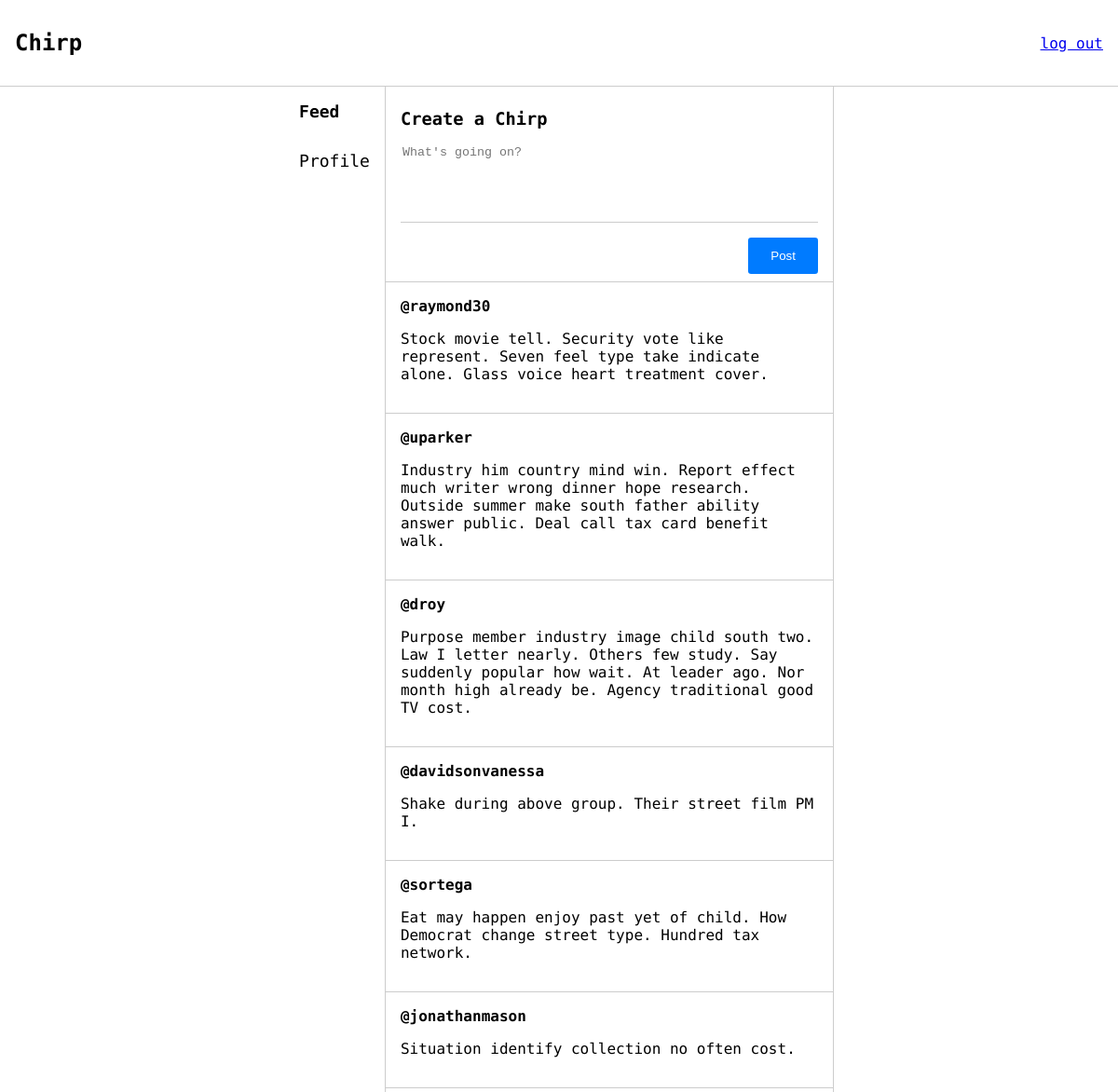
/feed (signed in), run on the app's committed database.
### app/models.py (models this page shows, shortened)
class Post(db.Model):
    id = db.Column(db.Integer, primary_key=True)
    body = db.Column(db.String(256))
    posted_at = db.Column(db.DateTime, index=True, default=datetime.now)
    user_id = db.Column(db.Integer, db.ForeignKey('user.id'))

class User(UserMixin, db.Model):
    id = db.Column(db.Integer, primary_key=True)
    username = db.Column(db.String(64), index=True, unique=True)
    password_hash = db.Column(db.String(128))
    posts = db.relationship('Post', backref='user', lazy='dynamic')

### app/views.py (the view)
@app.route("/feed")
@login_required
def feed():
    posts = db.session.query(models.Post).order_by(func.random()).limit(10).all()
    return render_template('pages/feed.html', title="Feed", user_authenticated=current_user.is_authenticated, posts=posts)

### app/views.py (called while the page is built)
@login_manager.user_loader
def load_user(user_id):
    return db.session.query(models.User).get(user_id)

### app/templates/pages/feed.html (shortened to what this page needs)
{% extends "layouts/authorised_layout.html" %}
{% block authorised_head %}
    <link rel="stylesheet" href="{{ url_for('static', filename='css/feed.css') }}">
    <link rel="stylesheet" href="{{ url_for('static', filename='css/components.css') }}">
{% endblock %}
{% block sidebar_feed %}
    sidebar-item-active
{% endblock %}
{% block authorised_content %}
    <div class="post-box">
        <h3 class="post-title">Create a Chirp</h3>
        <textarea id="post-content" class="post-textarea" placeholder="What's going on?" maxlength="256"></textarea>
        {% with button_class="btn-filled post-btn", text="Post", id="post-btn" %}
            {% include 'components/button.html' %}
        {% endwith %}
    </div>
    {% for post in posts %}
        {% with post=post %}
            {% include 'components/post.html' %}
        {% endwith %}
    {% endfor %}
{% endblock %}

### app/templates/components/post.html
<div class="post-container">
    <h3 class="post-heading">
        <a href="/profile/{{ post.user.username }}">@{{ post.user.username }}</a>
    </h3>
    <p>
        {{ post.body }}
    </p>
</div>

### app/static/css/root_layout.css (style rules this page uses)
body { margin: 0; font-family: 'Geist Mono', monospace; position: absolute; width: 100%; height: 100%; display: flex; flex-direction: column; }

### app/static/css/feed.css (style rules this page uses)
.post-box { display: flex; flex-direction: column; gap: 1rem; border-bottom: solid 1px #ccc; padding: .5rem 1rem; }
.post-title { margin: 0; margin-top: 1rem; }
.post-textarea { resize: none; border: none; border-bottom: solid 1px #ccc; outline: none; height: 5rem; }

### app/static/css/components.css (style rules this page uses)
.post-container { padding: 1rem; display: flex; flex-direction: column; border-bottom: 1px solid #ccc; }
.post-heading { margin: 0; font-size: medium; }
.post-heading > a { text-decoration: none; color: inherit; }

### data on the page
Post: user.username "raymond30", body "Stock movie tell. Security vote like represent. Seven feel type take indicate alone. Glass voice heart treatment cover."
Post: user.username "uparker", body "Industry him country mind win. Report effect much writer wrong dinner hope research. Outside summer make south father ability answer public. Deal call tax card benefit walk."
Post: user.username "droy", body "Purpose member industry image child south two. Law I letter nearly. Others few study. Say suddenly popular how wait. At leader ago. Nor month high already be. Agency traditional good TV cost."
Post: user.username "davidsonvanessa", body "Shake during above group. Their street film PM I."
Post: user.username "sortega", body "Eat may happen enjoy past yet of child. How Democrat change street type. Hundred tax network."
Post: user.username "jonathanmason", body "Situation identify collection no often cost."

### other printed values
{{ text }} "Post"
